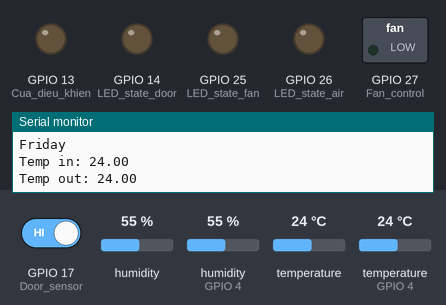
A sketch run on a simulated ESP32. Parts: switched loads named in the sketch (green lamp = pin HIGH), output pins drawn as LEDs (lit = HIGH), the last lines printed to the serial monitor. The test bench sets the inputs (shaded band); at power-on: temperature 24 °C, GPIO 17 (Door_sensor) HIGH, humidity 55 %, humidity (sensor on GPIO 4) 55 %, temperature (sensor on GPIO 4) 24 °C. WiFi joins after 1.5 s; servers stay silent unless stated; the local clock reads 2024-03-15 10:24:30 at power-on unless the sketch sets it.

Above: at 2.7 s.
2.8 s: temperature (sensor 0) set to 31 °C
8.8 s: temperature (sensor 0) set to 34 °C
At 14.9 s:
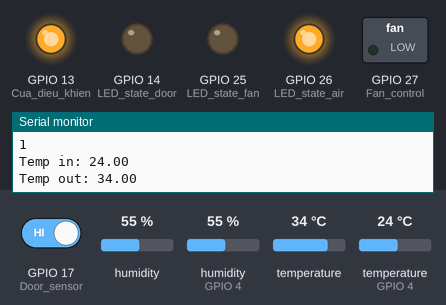
15.2 s: GPIO 17 (Door_sensor) driven LOW
At 17.7 s:
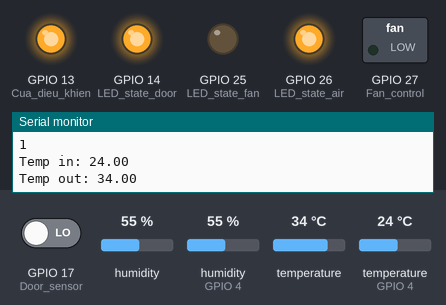
19.1 s: temperature (sensor 0) set to 12 °C
At 23.5 s:
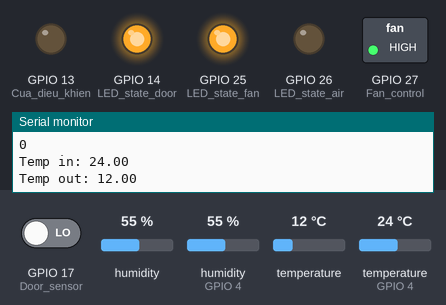
24.5 s: temperature (sensor 0) set to 33 °C
At 30.4 s:
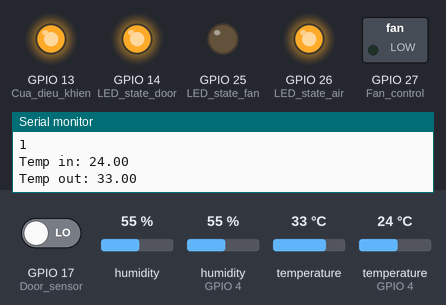
30.7 s: temperature (sensor 0) set to 19 °C
At 35.38 s:
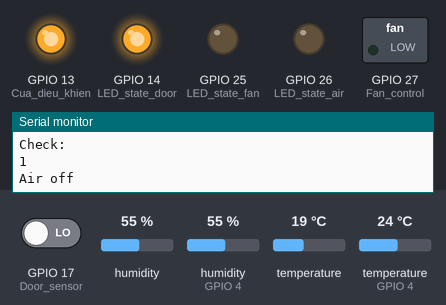
Timing chart, 0 to 36.9 s (numbered marks = the images above; inputs shaded):
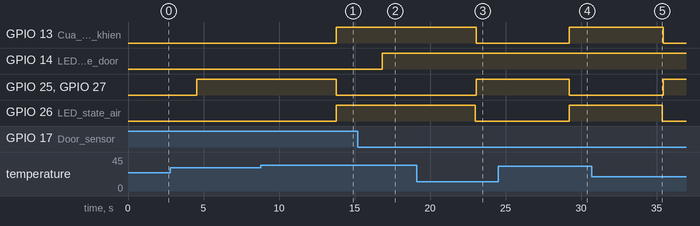

Measured:
- the behaviour switches between 32 and 33 °C on temperature (sensor 0) (found by bisection; images 0 and 1)
- after the input at 8.8 s, GPIO 13 (Cua_dieu_khien), GPIO 26 (LED_state_air): LOW → HIGH after 5.0 s; GPIO 25 (LED_state_fan), GPIO 27 (Fan_control): HIGH → LOW after 5.0 s
- after the input at 15.2 s, GPIO 14 (LED_state_door): LOW → HIGH after 1.6 s
- after the input at 19.1 s, GPIO 13 (Cua_dieu_khien), GPIO 26 (LED_state_air): HIGH → LOW after 3.9 s; GPIO 25 (LED_state_fan), GPIO 27 (Fan_control): LOW → HIGH after 3.9 s
- after the input at 24.5 s, GPIO 13 (Cua_dieu_khien), GPIO 26 (LED_state_air): LOW → HIGH after 4.7 s; GPIO 25 (LED_state_fan), GPIO 27 (Fan_control): HIGH → LOW after 4.7 s
- after the input at 30.7 s, GPIO 13 (Cua_dieu_khien), GPIO 26 (LED_state_air): HIGH → LOW after 4.7 s; GPIO 25 (LED_state_fan), GPIO 27 (Fan_control): LOW → HIGH after 4.7 s

The sketch:

main.ino
```cpp
/*
 * 1. @nhiet_do_va_do_am
 * 2. @dong_bo_thoi_gian
 * 3. @ir_dieu_khien
 * 4. @gui_email
 * 5. @LED_state // Trang thai led
 * 6. @Cua_ra_vao
 * 7. @Fan_control
 * 8. @test
 */

 /*
  * Lib:
  * 1. IRremoteESP8266
  * 2. ESP32_MailClient
  */

/* PIN OUT ~ ESP32 ~ IR ~ 2 x DHT11 ~
 * GPIO32:
 * IR_send: GPIO_12 ~ DATA of IR send
 * LED_state_air: GPIO 26 ~ Res 300 Ohm ~ Anot of LED
 * LED_state_fan: GPIO 25 ~ Res 300 Ohm ~ Anot of LED
 * LED_state_door: GPIO 22 ~ Res 300 Ohm ~ Anot of LED
 * DHT11(in): GPIO_4][
 * a's[a
 * [A]ÂAQ QCC ~ Data DHT11(in)
 * DHT11(out): GPIO_0 ~ RES 10k ~ VCC ~ Data DHT11(out)
 */

//@ir_dieu_khien
#include <Arduino.h>
#include <IRremoteESP8266.h>
#include <IRsend.h>
//@ir_dieu_khien

//@nhiet_do_va_do_am
#include "DHT.h"
//@nhiet_do_va_do_am

//@gui_email
#include "ESP32_MailClient.h"
//@gui_email

//@dong_bo_thoi_gian
#include <WiFi.h>
#include "time.h"
//@dong_bo_thoi_gian

//@dong_bo_thoi_gian
const char* ssid = "HYPERLOGY-Guest-02";
const char* password = "hyperlogy2019";
const char* ntpServer = "pool.ntp.org";
const long  gmtOffset_sec = 25200;
const int   daylightOffset_sec = 0;
//@dong_bo_thoi_gian

//@gui_email
#define emailSenderAccount    "tungpch1906001@fpt.edu.vn"
#define emailSenderPassword   "Tung@1992"
#define emailRecipient        "phamtung@outlook.com"
#define smtpServer            "smtp.gmail.com"
#define smtpServerPort        465
#define emailSubject          "ESP32 Test"
//@gui_email

//@nhiet_do_va_do_am
#define DHTPIN_in 4     // Digital pin connected to the DHT sensor ~ GPIO 4ESP32 for ESP32
#define DHTPIN_out 0     // Digital pin connected to the DHT22 sensor ~ GPIO 0 for
#define DHTTYPE DHT11   // DHT 11
#define DHTTYPE_2 DHT11 // DHT 11
//@nhiet_do_va_do_am

//@LED_state
#define LED_state_air 26 // Digital pin connected to GPIO_26
#define LED_state_fan 25 // Digital Pin connected to GPIO_25
#define LED_state_door 14  // Digital Pin connected to GPIO_23
#define Door_sensor 17 // Digital pin input connected to GPIO_22
#define Fan_control 27 // Digital pin output connected to GPIO_19
#define Cua_dieu_khien 13// Digital Pin output connected to GPIO_18
//@LED_state

//@gui_email
SMTPData smtpData; // The Email Sending data object contains config and data to send
void sendCallback(SendStatus info); // Callback function to get the Email sending status
//@gui_email

//@ir_dieu_khien
const uint16_t kIrLed = 12; // GPIO 12 ESP32
IRsend irsend(kIrLed);  // Set the GPIO to be used to sending the message.

/*@IR_data*/
//Power: On, Mode: 0 (Cool), Fan: 2 (Med), Temp: 25C, Zone Follow: Off, Sensor Temp: Off
uint16_t rawData[199] = {4330, 4400,  512, 1632,  512, 528,  542, 1630,  514, 1656,  486, 556,  514, 558,  514, 1656,  488, 584,  488, 558,  512, 1630,  512, 558,  512, 584,  488, 1656,  486, 1656,  488, 584,  486, 1654,  488, 556,  514, 1630,  514, 560,  512, 1630,  514, 1630,  512, 1630,  512, 1630,  514, 1630,  514, 1628,  540, 532,  514, 1628,  512, 558,  516, 582,  488, 556,  540, 556,  512, 558,  514, 1604,  512, 1630,  514, 556,  514, 556,  540, 530,  514, 584,  488, 582,  514, 530,  540, 532,  540, 530,  540, 1604,  538, 1630,  488, 1628,  542, 1602,  542, 1604,  540, 1630,  514, 5184,  4384, 4374,  538, 1606,  538, 558,  488, 1654,  514, 1630,  514, 530,  540, 532,  538, 1606,  538, 530,  540, 530,  540, 1630,  514, 556,  514, 532,  540, 1628,  514, 1628,  514, 506,  566, 1602,  540, 530,  542, 1602,  540, 532,  540, 1602,  540, 1628,  514, 1604,  538, 1630,  514, 1602,  542, 1604,  538, 530,  540, 1604,  538, 532,  540, 556,  514, 556,  514, 532,  540, 530,  542, 1604,  540, 1604,  540, 530,  542, 528,  542, 530,  540, 532,  540, 530,  540, 530,  540, 530,  540, 530,  542, 1602,  540, 1602,  540, 1602,  540, 1602,  540, 1602,  540, 1576,  568};
//Power: Off
uint16_t off_air[199] = {4378, 4402,  462, 1658,  510, 558,  512, 1658,  486, 1630,  512, 558,  512, 560,  510, 1632,  512, 584,  486, 534,  536, 1632,  510, 584,  486, 584,  462, 1682,  486, 1632,  486, 554,  542, 1632,  512, 532,  538, 1632,  510, 1632,  486, 1682,  462, 1682,  460, 586,  510, 1632,  486, 1658,  510, 1634,  510, 558,  512, 586,  462, 584,  486, 584,  486, 1656,  488, 584,  488, 584,  486, 1658,  510, 1632,  486, 1662,  482, 584,  488, 610,  462, 610,  484, 586,  462, 584,  486, 584,  510, 558,  488, 610,  462, 1656,  488, 1682,  462, 1656,  486, 1658,  486, 1656,  510, 5186,  4384, 4400,  512, 1658,  460, 584,  486, 1656,  512, 1658,  460, 584,  488, 584,  510, 1656,  462, 584,  486, 584,  488, 1682,  462, 582,  512, 532,  538, 1658,  460, 1658,  510, 560,  512, 1630,  488, 560,  536, 1630,  514, 1632,  512, 1632,  512, 1656,  462, 610,  462, 1682,  486, 1630,  514, 1630,  488, 584,  512, 556,  514, 530,  540, 584,  486, 1632,  514, 558,  512, 558,  512, 1656,  488, 1628,  512, 1656,  486, 560,  512, 582,  488, 556,  514, 558,  514, 532,  540, 556,  514, 560,  536, 532,  540, 1578,  538, 1630,  514, 1630,  512, 1628,  540, 1604,  514};
//@ir_dieu_khien

bool dieu_hoa = false; // Set bien toan cho dieu hoa, check bien nay moi khi dong bat trang thai. Chi dong tat 1 lan duy nhat.

//@nhiet_do_va_do_am
DHT dht_in(DHTPIN_in, DHTTYPE);
DHT dht_out(DHTPIN_out, DHTTYPE_2);
//@nhiet_do_va_do_am

void setup() {
  irsend.begin(); //@ir_dieu_khien

  //@nhiet_do_va_do_am
  dht_in.begin(); // DHT11 (1) enable
  dht_out.begin(); // DHT11 (2)
  //@nhiet_do_va_do_am

  //@Led_state
  pinMode(LED_state_air, OUTPUT);
  pinMode(LED_state_fan, OUTPUT);
  pinMode(LED_state_door, OUTPUT);
  pinMode(Fan_control, OUTPUT);
  pinMode(Cua_dieu_khien, OUTPUT);

  pinMode(Door_sensor, INPUT);
  //@Led_state

  Serial.begin(115200, SERIAL_8N1);

   // @dong_bo_thoi_gian to Wi-Fi
  Serial.print("Connecting to ");
  Serial.println(ssid);
  WiFi.begin(ssid, password);
  while (WiFi.status() != WL_CONNECTED) {
    delay(500);
    Serial.print(".");
  }
  Serial.println("");
  Serial.println("WiFi connected.");

  // Init and get the time
  configTime(gmtOffset_sec, daylightOffset_sec, ntpServer);
  dong_bo_thoi_gian();

  //disconnect WiFi as it's no longer needed
  WiFi.disconnect(true);
  WiFi.mode(WIFI_OFF);
  //@dong_bo_thoi_gian

  /*
  //@gui_email
  Serial.println("Preparing to send email");
  Serial.println();
  smtpData.setLogin(smtpServer, smtpServerPort, emailSenderAccount, emailSenderPassword);
  smtpData.setSender("ESP32", emailSenderAccount);
  // Set Email priority or importance High, Normal, Low or 1 to 5 (1 is highest)
  smtpData.setPriority("High");
  // Set the subject
  smtpData.setSubject(emailSubject);
  // Set the message with HTML format
  smtpData.setMessage("<div style=\"color:#2f4468;\"><h1>Hello World!</h1><p>- Sent from ESP32 board</p></div>", true);
  // Set the email message in text format (raw)
  //smtpData.setMessage("Hello World! - Sent from ESP32 board", false);
  // Add recipients, you can add more than one recipient
  smtpData.addRecipient(emailRecipient);
  //smtpData.addRecipient("YOUR_OTHER_RECIPIENT_EMAIL_ADDRESS@EXAMPLE.com");
  smtpData.setSendCallback(sendCallback);
  //Start sending Email, can be set callback function to track the status
  if (!MailClient.sendMail(smtpData))
  Serial.println("Error sending Email, " + MailClient.smtpErrorReason());
  //Clear all data from Email object to free memory
  smtpData.empty();
  //@gui_email
  */
}

void loop() {

  float dht_in_t = dht_in.readTemperature(); // DHT in
  float dht_out_t = dht_out.readTemperature();//DHT (out)

  Serial.print(F("Temp in: "));
  Serial.println(dht_in_t);

  Serial.print(F("Temp out: "));
  Serial.println(dht_out_t);

  delay(3000);

  if (dht_in_t > 35 || dht_out_t > 32) // Nếu nhiệt độ trong > 35 độ || (hoặc) Nhiệt độ ngoài > 30 độ
  {
    //state_air = 1; // Bật điều hòa
    if(dieu_hoa == false)
    {
      bat_tat_dieu_hoa(1);
      dieu_hoa = true;
      Serial.println("Dieu hoa bat: ");
      Serial.println(dieu_hoa);
    }
    //state_fan = 0; // Tắt quạt
    Quat_dieu_khien(0);
    //state_door = 1; // Đóng cửa
    Cua_trang_thai(1);
  }
  else
  {
    //state_air = 0; // Tắt điều hòa
    Serial.println("Check: ");
    Serial.println(dieu_hoa);
    if(dieu_hoa == true)
    {
      for(int i = 0; i< 2; i++) // Tat 2 lan de chac chan
      {
        bat_tat_dieu_hoa(0);
      }
      dieu_hoa = false;
      Serial.println("Dieu hoa tat: ");
      Serial.println(dieu_hoa);
    }
    //state_fan = 1; // Bật quạt
    Quat_dieu_khien(1);
    //state_door = 0; // Mở cửa
    Cua_trang_thai(0);
  }
  kiem_tra_thang_thai_cua(); // Kiem tra thang thai cua vao ra, bao hien thi led
  /*
  Serial.println("Dieu hoa: ");
  Serial.println(dieu_hoa);
  */
  Serial.println(dieu_hoa);
}

//@LED_state
void LED_state(bool state)
{
  if(state == 1){digitalWrite(LED_state_air, HIGH);}
  else{digitalWrite(LED_state_air, LOW);}
}

void Led_state_fan(bool state)
{
  if(state == 1){digitalWrite(LED_state_fan, HIGH);}
  else{digitalWrite(LED_state_fan, LOW);}
}

//@ir_dieu_khien
void bat_tat_dieu_hoa(bool state)
{
  if(state == 1)
  {
    irsend.sendRaw(rawData, 199, 38);
    digitalWrite(LED_state_air, HIGH);
    Serial.println("Air on");
  }
  if(state == 0)
  {
    irsend.sendRaw(off_air, 199, 38);
    Serial.println("Air off");
    digitalWrite(LED_state_air, LOW);
  }
}

//@Cua_ra_vao
void trang_thai_cua_ra_vao()
{
    if(digitalRead(Door_sensor) == LOW)
  {
    Serial.println(F("Cua CLOSED"));
    //digitalWrite(LED_state_door, HIGH);
  }
  else
  {
    Serial.println(F("Cua OPEN"));
    //digitalWrite(LED_state_door, LOW);
  }
}

//@Cua_dieu_khien
void Cua_trang_thai(bool state)
{
  if(state == 1) // Dong Cua
  {
    digitalWrite(Cua_dieu_khien, HIGH);
    digitalWrite(LED_state_door, HIGH);
    Serial.println(F("Cua CLOSED"));
  }
  else // Mo Cua
  {
    digitalWrite(Cua_dieu_khien, LOW);
    digitalWrite(LED_state_door, LOW);
    Serial.println(F("Cua OPEN"));
  }
}


//@Quat_dieu_khien
void Quat_dieu_khien(bool state)
{
  if(state == 1)
  {
    digitalWrite(Fan_control, HIGH);
    digitalWrite(LED_state_fan, HIGH);
    Serial.println(F("Quat ON"));
  }
  else
  {

    digitalWrite(Fan_control, LOW);
    digitalWrite(LED_state_fan, LOW);
    Serial.println(F("Quat OFF"));

  }
}

//@nhiet_do_va_do_am
void nhiet_do_va_do_am()
{
  //1 - DHT in
  //0 - DHT out
  //DHT (in)
  float dht_in_h = dht_in.readHumidity();
  float dht_in_t = dht_in.readTemperature();
  //DHT (out)
  float dht_out_h = dht_out.readHumidity();
  float dht_out_t = dht_out.readTemperature();
  //Check neu xay ra loi
  if (isnan(dht_in_h) || isnan(dht_in_t))
  {
    Serial.println(F("Failed to read from DHT(IN) sensor!"));
    return;
  }
   if (isnan(dht_out_h) || isnan(dht_out_t))
  {
    Serial.println(F("Failed to read from DHT(OUT) sensor!"));
    return;
  }
  /*
  if(side == 1)
  {
    //dht_in_h;
    Serial.print(F("DHT(in) Temp: "));
    Serial.print(dht_in_t);
    Serial.println(F("°C"));
  }
  if(side == 0)
  {
    //dht_out_h;
    Serial.print(F("DHT(out) Temp: "));
    Serial.print(dht_out_t);
    Serial.println(F("°C"));
  }
  */
}

void kiem_tra_thang_thai_cua()
{
  if(digitalRead(Door_sensor) == LOW)
  {
    digitalWrite(LED_state_door, HIGH);
    Serial.println("Cua da dong hoan toan");
  }
  else
  {
    digitalWrite(LED_state_door, LOW);
    Serial.println("Cua dang mo");
  }
}

//@dong_bo_thoi_gian
void dong_bo_thoi_gian()
{
  struct tm timeinfo;
  if(!getLocalTime(&timeinfo)){
    Serial.println("Failed to obtain time");
    return;
  }
  Serial.println(&timeinfo, "%A, %B %d %Y %H:%M:%S");
  Serial.print("Day of week: ");
  Serial.println(&timeinfo, "%A");
  Serial.print("Month: ");
  Serial.println(&timeinfo, "%B");
  Serial.print("Day of Month: ");
  Serial.println(&timeinfo, "%d");
  Serial.print("Year: ");
  Serial.println(&timeinfo, "%Y");
  Serial.print("Hour: ");
  Serial.println(&timeinfo, "%H");
  Serial.print("Hour (12 hour format): ");
  Serial.println(&timeinfo, "%I");
  Serial.print("Minute: ");
  Serial.println(&timeinfo, "%M");
  Serial.print("Second: ");
  Serial.println(&timeinfo, "%S");

  Serial.println("Time variables");
  char timeHour[3];
  strftime(timeHour,3, "%H", &timeinfo);
  Serial.println(timeHour);
  char timeWeekDay[10];
  strftime(timeWeekDay,10, "%A", &timeinfo);
  Serial.println(timeWeekDay);
  Serial.println();
}
//@dong_bo_thoi_gian

//@gui_email
// Callback function to get the Email sending status
void sendCallback(SendStatus msg) {
  // Print the current status
  Serial.println(msg.info());

  // Do something when complete
  if (msg.success()) {
    Serial.println("----------------");
  }
}
//@gui_email
```
